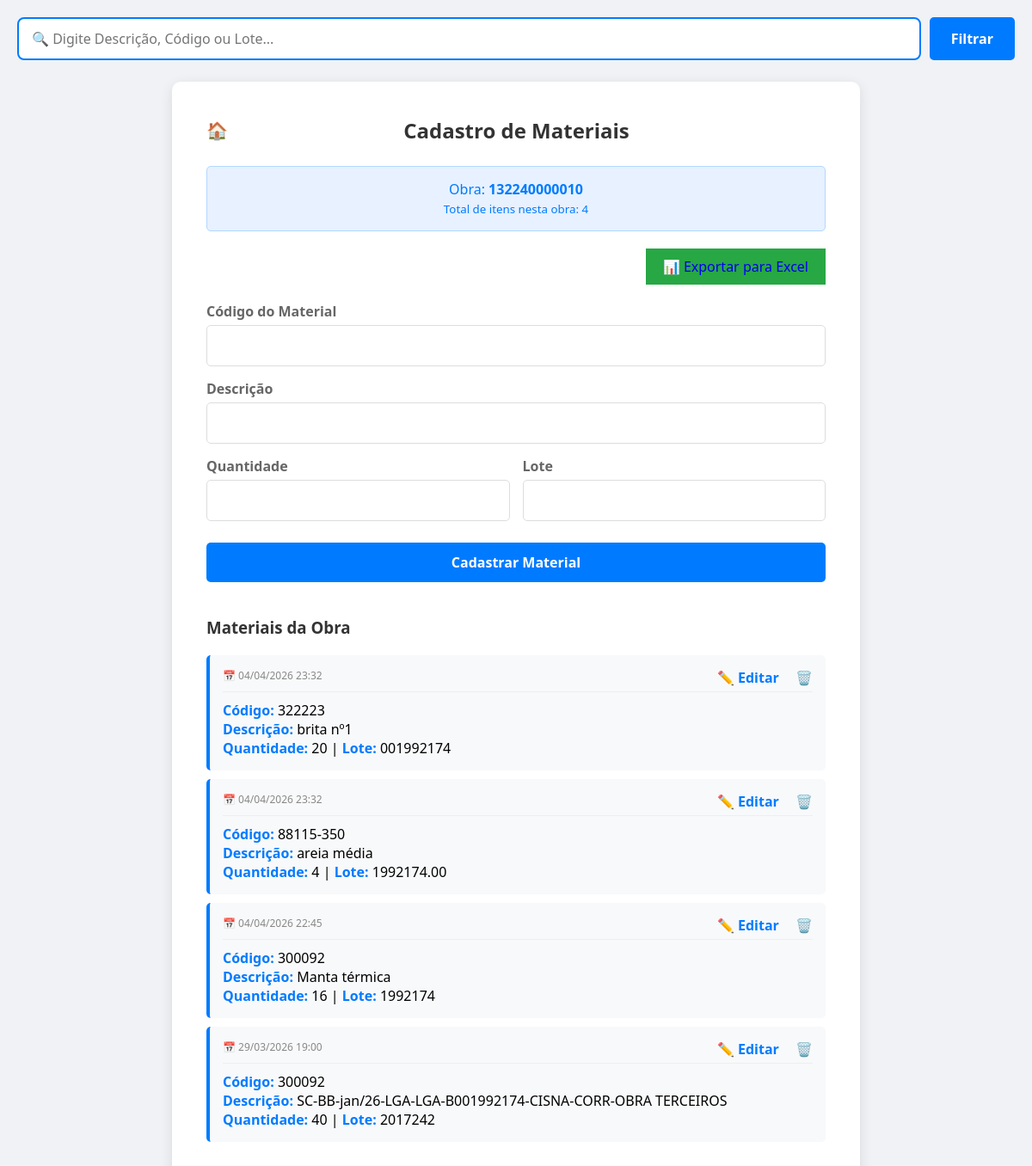
The app's page /materiais-cadastrados/?numero_obra=132240000010 with its own data.
### cadastro/models.py (models this page shows, shortened)
class Material(models.Model):
    Obra = models.CharField(max_length=100, null=True, blank=True)
    Codigo = models.CharField(max_length=100)
    Descricao = models.TextField()
    Quantidade = models.IntegerField()
    Lote = models.CharField(max_length=100)
    Preco_Unitario = models.DecimalField(max_digits=10, decimal_places=2, default=0.00)
    data_criacao = models.DateTimeField(auto_now_add=True)

### cadastro/views.py (the view, shortened to what this page needs)
# urls.py: path('materiais-cadastrados/', views.materiais_cadastrados, name='materiais cadastrados'),
def materiais_cadastrados(request):
    numero_obra = request.GET.get('numero_obra') or request.POST.get('numero_obra')
    editar_id = request.GET.get('editar_id')
    material_editar = None
    if editar_id:
        material_editar = get_object_or_404(Material, id=editar_id)
    termo_busca = request.GET.get('busca', '').strip()
    query = Q(Obra=numero_obra)
    if termo_busca:
        query &= (
            Q(Descricao__icontains=termo_busca) |
            Q(Codigo__icontains=termo_busca) |
            Q(Lote__icontains=termo_busca)
        )
    materiais_da_obra = Material.objects.filter(query).order_by('-data_criacao')
    contexto = {
        'materiais': materiais_da_obra,
        'numero_obra': numero_obra,
        'material_editar': material_editar,
    }
    return render(request, 'materiais/materiais_cadastrados.html', contexto)

### cadastro/templates/materiais/materiais_cadastrados.html (shortened to what this page needs)
{% load static %}
<!DOCTYPE html>
<html lang="pt-BR">
<head>
    <link rel="stylesheet" href="{% static 'css/materiais.css' %}">
</head>
<div style="margin-bottom: 25px;">
    <form method="GET" action="{% url 'materiais cadastrados' %}" id="search-form">
        <div style="position: relative; display: flex; gap: 10px;">
            <input type="text"
                   name="busca"
                   id="search-input"
                   placeholder="🔍 Digite Descrição, Código ou Lote..."
                   value="{{ request.GET.busca }}"
                   style="width: 100%; padding: 12px 15px; border: 2px solid #007bff; border-radius: 8px; font-size: 16px; outline: none;">
            <button type="submit" class="btn-submit" style="width: auto; padding: 0 25px; margin-top: 0;">
                Filtrar
            </button>
        </div>
    </form>
</div>
<body>
    <div class="container">
        <div style="display: flex; justify-content: space-between; align-items: center; margin-bottom: 25px;">
            <a href="{% url 'home' %}" style="text-decoration: none; color: #666; font-size: 20px;">🏠</a>
            <h2 style="margin-bottom: 0;">Cadastro de Materiais</h2>
        </div>
        <div style="background-color: #e7f1ff; color: #007bff; padding: 15px; border-radius: 5px; text-align: center; margin-bottom: 20px; border: 1px solid #b3d7ff;">
            <p>Obra: <strong>{{ numero_obra }}</strong></p>
            <small>Total de itens nesta obra: {{ materiais.count }}</small>
        </div>
        <div style="margin-bottom: 20px; text-align: right;">
                <a href="{% url 'exportar_excel' numero_obra %}"
                class="btn-submit"
                style="background-color: #28a745; text-decoration: none; padding: 10px 20px; display: inline-block; width: auto;">
                📊 Exportar para Excel
                </a>
        </div>
        <div class="form-section">
            <form action="{% url 'materiais cadastrados' %}" method="POST">
                <div class="input-group">
                    <label for="codigo">Código do Material</label>
                    <input type="text" id="codigo" name="codigo" value="{{ material_editar.Codigo|default:'' }}" required>
                </div>
                <div class="input-group">
                    <label for="descricao">Descrição</label>
                    <input type="text" id="descricao" name="descricao" value="{{ material_editar.Descricao|default:'' }}" required>
                </div>
                <div style="display: flex; gap: 15px;">
                    <div class="input-group" style="flex: 1;">
                        <label for="quantidade">Quantidade</label>
                        <input type="number" id="quantidade" name="quantidade" value="{{ material_editar.Quantidade|default:'' }}" required>
                    </div>
                    <div class="input-group" style="flex: 1;">
                        <label for="lote">Lote</label>
                        <input type="number" step="0.01" id="lote" name="lote" value="{{ material_editar.Lote|default:''|stringformat:'.2f' }}" required>
                    </div>
                </div>
                <button type="submit" style="background-color: {% if material_editar %}#ffc107{% else %}#007bff{% endif %}; color: {% if material_editar %}#000{% else %}#fff{% endif %};">
                    {% if material_editar %}Confirmar Edição{% else %}Cadastrar Material{% endif %}
                </button>
            </form>
        </div>
        <div class="materials-list">
            <h3>Materiais da Obra</h3>
            {% for material in materiais %}
                <div class="material-item">
                    <div style="display: flex; justify-content: space-between; margin-bottom: 10px; border-bottom: 1px solid #eee; padding-bottom: 5px;">
                        <span style="color: #888; font-size: 12px;">📅 {{ material.data_criacao|date:"d/m/Y H:i" }}</span>
                        <div>
                            <a href="?numero_obra={{ numero_obra }}&editar_id={{ material.id }}"
                               style="color: #007bff; text-decoration: none; font-weight: bold; margin-right: 15px;">
                               ✏️ Editar
                            </a>
                            <a href="javascript:void(0)"
                            onclick="confirmarExclusao('{{ material.id }}', '{{ material.Descricao }}')"
                            style="color: #dc3545; text-decoration: none; font-weight: bold;">
                            🗑️
                            </a>
                        </div>
                    </div>
                    <p><strong>Código:</strong> {{ material.Codigo }}</p>
                    <p><strong>Descrição:</strong> {{ material.Descricao }}</p>
                    <p><strong>Quantidade:</strong> {{ material.Quantidade }} | <strong>Lote:</strong> {{ material.Lote }}</p>
                </div>
            {% empty %}
                <p style="text-align: center; color: #999;">Nenhum material cadastrado para esta obra.</p>
            {% endfor %}
        </div>
    </div>
</body>
</html>

### cadastro/static/css/materiais.css (style rules this page uses)
* { margin: 0; padding: 0; box-sizing: border-box; font-family: 'Segoe UI', Tahoma, Geneva, Verdana, sans-serif; }
body { background-color: #f0f2f5; padding: 20px; }
.container { max-width: 800px; margin: 0 auto; background-color: #fff; padding: 40px; border-radius: 10px; box-shadow: 0 4px 15px rgba(0, 0, 0, 0.1); }
h2 { text-align: center; color: #333; margin-bottom: 25px; }
.form-section { margin-bottom: 40px; }
.input-group { margin-bottom: 15px; }
.input-group label { display: block; margin-bottom: 5px; color: #666; font-weight: 600; }
.input-group input { width: 100%; padding: 12px; border: 1px solid #ddd; border-radius: 5px; font-size: 16px; }
button { width: 100%; padding: 12px; border: none; border-radius: 5px; background-color: #007bff; color: white; font-size: 16px; font-weight: bold; cursor: pointer; transition: background-color 0.3s; margin-top: 10px; }
.materials-list { margin-top: 40px; }
.materials-list h3 { color: #333; margin-bottom: 20px; }
.material-item { background-color: #f8f9fa; padding: 15px; border-radius: 5px; margin-bottom: 10px; border-left: 4px solid #007bff; }
.material-item strong { color: #007bff; }

### records on screen
Material: data_criacao "04/04/2026 23:32", Codigo "322223", Descricao "brita nº1", Quantidade "20", Lote "001992174"
Material: data_criacao "04/04/2026 23:32", Codigo "88115-350", Descricao "areia média", Quantidade "4", Lote "1992174.00"
Material: data_criacao "04/04/2026 22:45", Codigo "300092", Descricao "Manta térmica", Quantidade "16", Lote "1992174"
Material: data_criacao "29/03/2026 19:00", Codigo "300092", Descricao "SC-BB-jan/26-LGA-LGA-B001992174-CISNA-CORR-OBRA TERCEIROS", Quantidade "40", Lote "2017242"

### other values on screen
{{ numero_obra }} "132240000010"
{{ materiais.count }} "4"
